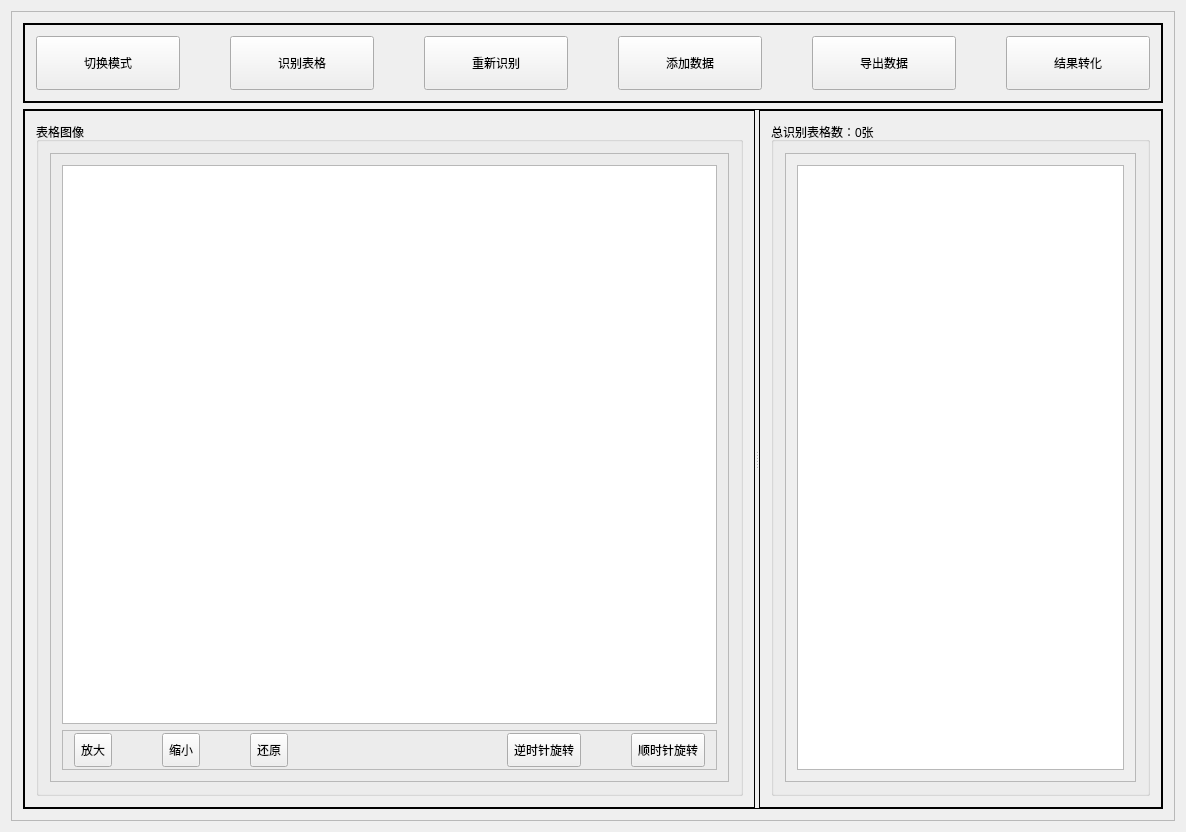
<?xml version="1.0" encoding="UTF-8"?>
<ui version="4.0">
 <class>FormImageAnalyzerClass</class>
 <widget class="QMainWindow" name="FormImageAnalyzerClass">
  <property name="geometry">
   <rect>
    <x>0</x>
    <y>0</y>
    <width>1178</width>
    <height>824</height>
   </rect>
  </property>
  <property name="windowTitle">
   <string>FormImageAnalyzer</string>
  </property>
  <widget class="QWidget" name="centralWidget">
   <layout class="QGridLayout" name="gridLayout">
    <item row="0" column="0">
     <widget class="QFrame" name="centra_frame">
      <property name="frameShape">
       <enum>QFrame::StyledPanel</enum>
      </property>
      <property name="frameShadow">
       <enum>QFrame::Raised</enum>
      </property>
      <layout class="QVBoxLayout" name="verticalLayout">
       <item>
        <widget class="QFrame" name="frame">
         <property name="minimumSize">
          <size>
           <width>0</width>
           <height>80</height>
          </size>
         </property>
         <property name="maximumSize">
          <size>
           <width>16777215</width>
           <height>80</height>
          </size>
         </property>
         <property name="styleSheet">
          <string notr="true">font: 14pt &quot;宋体&quot;;</string>
         </property>
         <property name="frameShape">
          <enum>QFrame::WinPanel</enum>
         </property>
         <layout class="QHBoxLayout" name="horizontalLayout_2">
          <property name="spacing">
           <number>50</number>
          </property>
          <item>
           <widget class="QToolButton" name="Button_OpenPattern">
            <property name="sizePolicy">
             <sizepolicy hsizetype="Preferred" vsizetype="Preferred">
              <horstretch>0</horstretch>
              <verstretch>0</verstretch>
             </sizepolicy>
            </property>
            <property name="text">
             <string>切换模式</string>
            </property>
           </widget>
          </item>
          <item>
           <widget class="QToolButton" name="Button_Recognize">
            <property name="sizePolicy">
             <sizepolicy hsizetype="Preferred" vsizetype="Preferred">
              <horstretch>0</horstretch>
              <verstretch>0</verstretch>
             </sizepolicy>
            </property>
            <property name="text">
             <string>识别表格</string>
            </property>
           </widget>
          </item>
          <item>
           <widget class="QToolButton" name="Button_Rerecognize">
            <property name="sizePolicy">
             <sizepolicy hsizetype="Preferred" vsizetype="Preferred">
              <horstretch>0</horstretch>
              <verstretch>0</verstretch>
             </sizepolicy>
            </property>
            <property name="text">
             <string>重新识别</string>
            </property>
           </widget>
          </item>
          <item>
           <widget class="QToolButton" name="Button_AddData">
            <property name="sizePolicy">
             <sizepolicy hsizetype="Preferred" vsizetype="Preferred">
              <horstretch>0</horstretch>
              <verstretch>0</verstretch>
             </sizepolicy>
            </property>
            <property name="text">
             <string>添加数据</string>
            </property>
           </widget>
          </item>
          <item>
           <widget class="QToolButton" name="Button_SaveData">
            <property name="sizePolicy">
             <sizepolicy hsizetype="Preferred" vsizetype="Preferred">
              <horstretch>0</horstretch>
              <verstretch>0</verstretch>
             </sizepolicy>
            </property>
            <property name="text">
             <string>导出数据</string>
            </property>
           </widget>
          </item>
          <item>
           <widget class="QToolButton" name="Button_ExcelRead">
            <property name="sizePolicy">
             <sizepolicy hsizetype="Preferred" vsizetype="Preferred">
              <horstretch>0</horstretch>
              <verstretch>0</verstretch>
             </sizepolicy>
            </property>
            <property name="text">
             <string>结果转化</string>
            </property>
           </widget>
          </item>
         </layout>
        </widget>
       </item>
       <item>
        <widget class="QSplitter" name="splitter">
         <property name="minimumSize">
          <size>
           <width>1140</width>
           <height>700</height>
          </size>
         </property>
         <property name="frameShape">
          <enum>QFrame::Panel</enum>
         </property>
         <property name="orientation">
          <enum>Qt::Horizontal</enum>
         </property>
         <widget class="QFrame" name="frame_3">
          <property name="sizePolicy">
           <sizepolicy hsizetype="Expanding" vsizetype="Preferred">
            <horstretch>0</horstretch>
            <verstretch>0</verstretch>
           </sizepolicy>
          </property>
          <property name="styleSheet">
           <string notr="true">font: 14pt &quot;宋体&quot;;</string>
          </property>
          <property name="frameShape">
           <enum>QFrame::Panel</enum>
          </property>
          <layout class="QVBoxLayout" name="verticalLayout_7">
           <item>
            <widget class="QGroupBox" name="groupBox_2">
             <property name="sizePolicy">
              <sizepolicy hsizetype="Expanding" vsizetype="Preferred">
               <horstretch>0</horstretch>
               <verstretch>0</verstretch>
              </sizepolicy>
             </property>
             <property name="title">
              <string>表格图像</string>
             </property>
             <layout class="QGridLayout" name="gridLayout_4">
              <item row="0" column="0">
               <widget class="QFrame" name="frame_2">
                <property name="frameShape">
                 <enum>QFrame::StyledPanel</enum>
                </property>
                <property name="frameShadow">
                 <enum>QFrame::Plain</enum>
                </property>
                <layout class="QGridLayout" name="gridLayout_3">
                 <item row="1" column="0">
                  <widget class="QFrame" name="frame_4">
                   <property name="minimumSize">
                    <size>
                     <width>0</width>
                     <height>40</height>
                    </size>
                   </property>
                   <property name="maximumSize">
                    <size>
                     <width>16777215</width>
                     <height>40</height>
                    </size>
                   </property>
                   <property name="frameShape">
                    <enum>QFrame::StyledPanel</enum>
                   </property>
                   <layout class="QHBoxLayout" name="horizontalLayout_3">
                    <property name="spacing">
                     <number>50</number>
                    </property>
                    <property name="topMargin">
                     <number>2</number>
                    </property>
                    <property name="bottomMargin">
                     <number>2</number>
                    </property>
                    <item>
                     <widget class="QToolButton" name="Button_ZoomIn">
                      <property name="sizePolicy">
                       <sizepolicy hsizetype="Preferred" vsizetype="Preferred">
                        <horstretch>0</horstretch>
                        <verstretch>0</verstretch>
                       </sizepolicy>
                      </property>
                      <property name="text">
                       <string>放大</string>
                      </property>
                     </widget>
                    </item>
                    <item>
                     <widget class="QToolButton" name="Button_ZoomOut">
                      <property name="sizePolicy">
                       <sizepolicy hsizetype="Preferred" vsizetype="Preferred">
                        <horstretch>0</horstretch>
                        <verstretch>0</verstretch>
                       </sizepolicy>
                      </property>
                      <property name="text">
                       <string>缩小</string>
                      </property>
                     </widget>
                    </item>
                    <item>
                     <widget class="QToolButton" name="Button_Recover">
                      <property name="sizePolicy">
                       <sizepolicy hsizetype="Preferred" vsizetype="Preferred">
                        <horstretch>0</horstretch>
                        <verstretch>0</verstretch>
                       </sizepolicy>
                      </property>
                      <property name="text">
                       <string>还原</string>
                      </property>
                     </widget>
                    </item>
                    <item>
                     <spacer name="horizontalSpacer">
                      <property name="orientation">
                       <enum>Qt::Horizontal</enum>
                      </property>
                      <property name="sizeHint" stdset="0">
                       <size>
                        <width>40</width>
                        <height>20</height>
                       </size>
                      </property>
                     </spacer>
                    </item>
                    <item>
                     <widget class="QToolButton" name="Button_Clockwise">
                      <property name="sizePolicy">
                       <sizepolicy hsizetype="Preferred" vsizetype="Preferred">
                        <horstretch>0</horstretch>
                        <verstretch>0</verstretch>
                       </sizepolicy>
                      </property>
                      <property name="text">
                       <string>逆时针旋转</string>
                      </property>
                     </widget>
                    </item>
                    <item>
                     <widget class="QToolButton" name="Button_Negative">
                      <property name="sizePolicy">
                       <sizepolicy hsizetype="Preferred" vsizetype="Preferred">
                        <horstretch>0</horstretch>
                        <verstretch>0</verstretch>
                       </sizepolicy>
                      </property>
                      <property name="text">
                       <string>顺时针旋转</string>
                      </property>
                     </widget>
                    </item>
                   </layout>
                  </widget>
                 </item>
                 <item row="0" column="0">
                  <widget class="MyGraphicsView" name="graphicsView"/>
                 </item>
                </layout>
               </widget>
              </item>
             </layout>
            </widget>
           </item>
          </layout>
         </widget>
         <widget class="QFrame" name="frame_1">
          <property name="sizePolicy">
           <sizepolicy hsizetype="Preferred" vsizetype="Preferred">
            <horstretch>0</horstretch>
            <verstretch>0</verstretch>
           </sizepolicy>
          </property>
          <property name="minimumSize">
           <size>
            <width>300</width>
            <height>0</height>
           </size>
          </property>
          <property name="styleSheet">
           <string notr="true">font: 14pt &quot;宋体&quot;;</string>
          </property>
          <property name="frameShape">
           <enum>QFrame::Panel</enum>
          </property>
          <layout class="QVBoxLayout" name="verticalLayout_6">
           <item>
            <widget class="QGroupBox" name="groupBox_ListTitle">
             <property name="title">
              <string>总识别表格数：0张</string>
             </property>
             <layout class="QVBoxLayout" name="verticalLayout_8">
              <item>
               <widget class="QScrollArea" name="scrollArea_2">
                <property name="widgetResizable">
                 <bool>true</bool>
                </property>
                <widget class="QWidget" name="scrollAreaWidgetContents_2">
                 <property name="geometry">
                  <rect>
                   <x>0</x>
                   <y>0</y>
                   <width>276</width>
                   <height>637</height>
                  </rect>
                 </property>
                 <layout class="QGridLayout" name="gridLayout_2">
                  <item row="0" column="0">
                   <widget class="QTableView" name="tableView"/>
                  </item>
                 </layout>
                </widget>
               </widget>
              </item>
             </layout>
            </widget>
           </item>
          </layout>
         </widget>
        </widget>
       </item>
      </layout>
     </widget>
    </item>
   </layout>
  </widget>
 </widget>
 <layoutdefault spacing="6" margin="11"/>
 <customwidgets>
  <customwidget>
   <class>MyGraphicsView</class>
   <extends>QGraphicsView</extends>
   <header>mygraphicsview.h</header>
  </customwidget>
 </customwidgets>
 <resources>
  <include location="formimageanalyzer.qrc"/>
 </resources>
 <connections>
  <connection>
   <sender>Button_OpenPattern</sender>
   <signal>clicked(bool)</signal>
   <receiver>FormImageAnalyzerClass</receiver>
   <slot>OnButtonOpenPatten()</slot>
   <hints>
    <hint type="sourcelabel">
     <x>115</x>
     <y>72</y>
    </hint>
    <hint type="destinationlabel">
     <x>149</x>
     <y>0</y>
    </hint>
   </hints>
  </connection>
  <connection>
   <sender>Button_ZoomIn</sender>
   <signal>clicked(bool)</signal>
   <receiver>FormImageAnalyzerClass</receiver>
   <slot>OnButtonZoomIn()</slot>
   <hints>
    <hint type="sourcelabel">
     <x>81</x>
     <y>751</y>
    </hint>
    <hint type="destinationlabel">
     <x>0</x>
     <y>760</y>
    </hint>
   </hints>
  </connection>
  <connection>
   <sender>Button_ZoomOut</sender>
   <signal>clicked(bool)</signal>
   <receiver>FormImageAnalyzerClass</receiver>
   <slot>OnButtonZoomOut()</slot>
   <hints>
    <hint type="sourcelabel">
     <x>169</x>
     <y>756</y>
    </hint>
    <hint type="destinationlabel">
     <x>136</x>
     <y>853</y>
    </hint>
   </hints>
  </connection>
  <connection>
   <sender>Button_Recover</sender>
   <signal>clicked(bool)</signal>
   <receiver>FormImageAnalyzerClass</receiver>
   <slot>OnButtonRecover()</slot>
   <hints>
    <hint type="sourcelabel">
     <x>268</x>
     <y>748</y>
    </hint>
    <hint type="destinationlabel">
     <x>255</x>
     <y>855</y>
    </hint>
   </hints>
  </connection>
  <connection>
   <sender>Button_Clockwise</sender>
   <signal>clicked(bool)</signal>
   <receiver>FormImageAnalyzerClass</receiver>
   <slot>OnButtonNegativeRotate()</slot>
   <hints>
    <hint type="sourcelabel">
     <x>615</x>
     <y>770</y>
    </hint>
    <hint type="destinationlabel">
     <x>649</x>
     <y>878</y>
    </hint>
   </hints>
  </connection>
  <connection>
   <sender>Button_Negative</sender>
   <signal>clicked(bool)</signal>
   <receiver>FormImageAnalyzerClass</receiver>
   <slot>OnButtonClockwiseRotate()</slot>
   <hints>
    <hint type="sourcelabel">
     <x>744</x>
     <y>770</y>
    </hint>
    <hint type="destinationlabel">
     <x>775</x>
     <y>857</y>
    </hint>
   </hints>
  </connection>
  <connection>
   <sender>Button_AddData</sender>
   <signal>clicked(bool)</signal>
   <receiver>FormImageAnalyzerClass</receiver>
   <slot>OnButtonAddData()</slot>
   <hints>
    <hint type="sourcelabel">
     <x>563</x>
     <y>85</y>
    </hint>
    <hint type="destinationlabel">
     <x>668</x>
     <y>-108</y>
    </hint>
   </hints>
  </connection>
  <connection>
   <sender>Button_Recognize</sender>
   <signal>clicked(bool)</signal>
   <receiver>FormImageAnalyzerClass</receiver>
   <slot>OnButtonRecognize()</slot>
   <hints>
    <hint type="sourcelabel">
     <x>296</x>
     <y>66</y>
    </hint>
    <hint type="destinationlabel">
     <x>295</x>
     <y>-102</y>
    </hint>
   </hints>
  </connection>
  <connection>
   <sender>Button_SaveData</sender>
   <signal>clicked(bool)</signal>
   <receiver>FormImageAnalyzerClass</receiver>
   <slot>OnButtonSaveData()</slot>
   <hints>
    <hint type="sourcelabel">
     <x>700</x>
     <y>75</y>
    </hint>
    <hint type="destinationlabel">
     <x>696</x>
     <y>-30</y>
    </hint>
   </hints>
  </connection>
 </connections>
 <slots>
  <slot>OnButtonOpenPatten()</slot>
  <slot>OnButtonZoomIn()</slot>
  <slot>OnButtonZoomOut()</slot>
  <slot>OnButtonRecover()</slot>
  <slot>OnButtonClockwiseRotate()</slot>
  <slot>OnButtonNegativeRotate()</slot>
  <slot>OnButtonAddData()</slot>
  <slot>OnButtonRecognize()</slot>
  <slot>OnButtonSaveData()</slot>
 </slots>
</ui>
